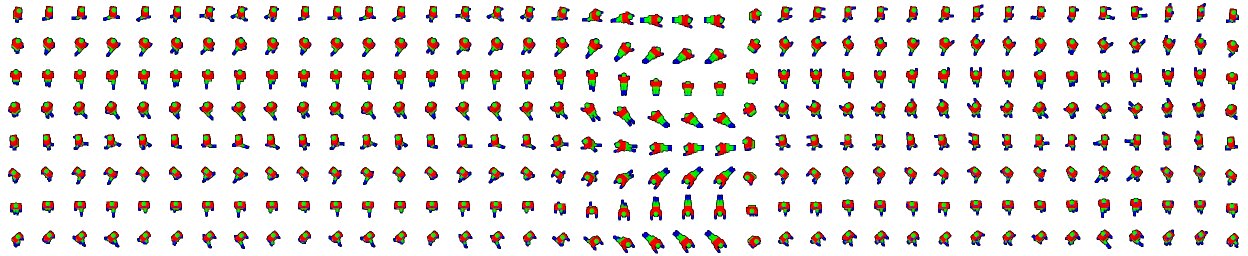
#> input picture assets/anim/line.webp, 2496 x 512 px, given in place of idle-0-0.png, which was not available (shown at 1/2 size)
$ python pack_atlas.py ../../assets/anim ../../assets/anim/skill.webp
#> lines starting #> are read from the running program, lines starting #| are printed output that depends on the picture; after the words box and inside, x2 and y2 are one past the last pixel; in counts of white or black regions, pixels touching at a corner belong together
"""Packs the rendered frames into one image per body and writes its index.

    python3 pipeline/anim/pack_atlas.py <frames dir> <assets dir> [body ...]

Each frame gets a one-pixel black outline so figures read against the grass.
The index lists, for each action, the column its first frame starts in; a
frame's eight directions fill one row each (direction d of frame f of an
action is at column start + f, row d).
"""
import json
import os
import sys

from PIL import Image, ImageFilter

sys.path.insert(0, os.path.dirname(__file__))
from actions import FRAMES  # noqa: E402
from render_sprites import CENTER, DIRS, SIZE, SPAN, TILT  # noqa: E402
import math  # noqa: E402


def outlined(im):
    alpha = im.getchannel("A")
    solid = alpha.point(lambda a: 255 if a > 96 else 0)
    edge = solid.filter(ImageFilter.MaxFilter(3))
    out = Image.new("RGBA", im.size, (0, 0, 0, 0))
    out.paste((0, 0, 0, 255), mask=edge)
    out.alpha_composite(im)
    return out


def main(frames, assets, bodies):
#> called with frames = '../../assets/anim', assets = '../../assets/anim/skill.webp'
    os.makedirs(assets, exist_ok=True)
    cols = sum(FRAMES.values())
    start, at = {}, 0
    for action, n in FRAMES.items():
        start[action] = [at, n]
        at += n
    for body in bodies:
        sheet = Image.new("RGBA", (cols * SIZE, DIRS * SIZE), (0, 0, 0, 0))
#> sheet: PIL image 2496x512 RGBA; every value is 0
        for action, (c0, n) in start.items():
            for i in range(n):
                for d in range(DIRS):
                    im = Image.open(os.path.join(frames, body, f"{action}-{i}-{d}.png")).convert("RGBA")
#> im is the input picture: PIL image 2496x512 RGBA; mean R, G, B, A 13.5, 7.5, 5, 35.4
                    sheet.paste(outlined(im), ((c0 + i) * SIZE, d * SIZE))
#> in outlined, `alpha = im.getchannel("A")`:
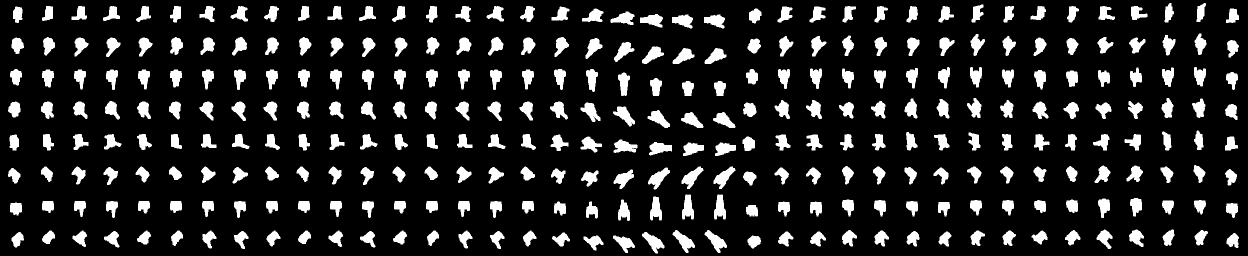
#> alpha: PIL image 2496x512 L (shown at 1/2 size); min 0, max 255, mean 35.4
#> in outlined, `solid = alpha.point(lambda a: 255 if a > 96 else 0)`:
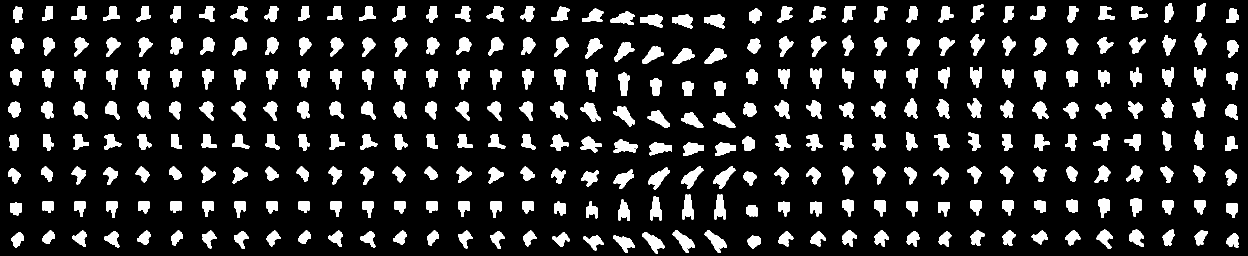
#> solid: PIL image 2496x512 L (shown at 1/2 size); 13.9% white; 312 white regions, largest, box (x1, y1, x2, y2) and area: (1345, 460, 1390, 506) 871, (1409, 460, 1454, 506) 871, (1363, 333, 1407, 378) 859
#> in outlined, `edge = solid.filter(ImageFilter.MaxFilter(3))`:
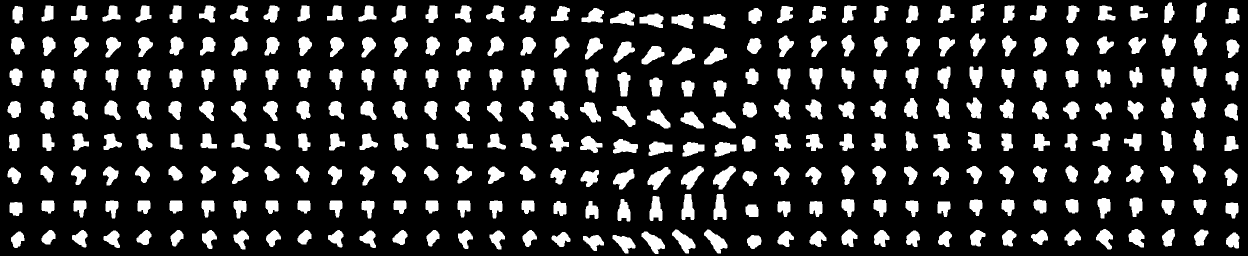
#> edge: PIL image 2496x512 L (shown at 1/2 size); 17.2% white; 312 white regions, largest, box (x1, y1, x2, y2) and area: (1344, 459, 1391, 507) 1068, (1408, 459, 1455, 507) 1068, (1362, 332, 1408, 379) 1052
#> in outlined, `out.paste((0, 0, 0, 255), mask=edge)`:
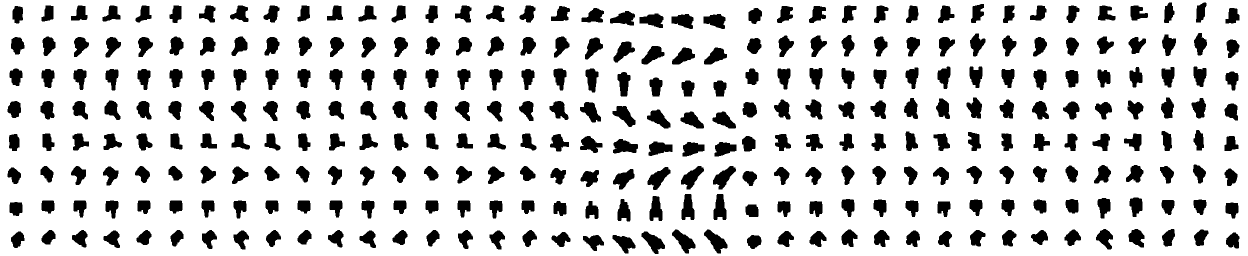
#> out: PIL image 2496x512 RGBA (shown at 1/2 size); mean R, G, B, A 0, 0, 0, 43.9; transparent parts drawn white
#> in outlined, `out.alpha_composite(im)`:
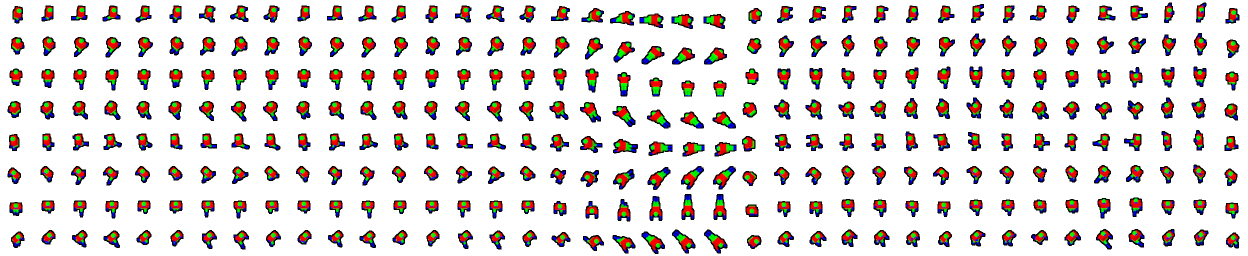
#> out: PIL image 2496x512 RGBA (shown at 1/2 size); mean R, G, B, A 13.5, 7.5, 5, 43.9; transparent parts drawn white
        sheet.save(os.path.join(assets, f"{body}.webp"), lossless=True, method=6)
    index = {
        "size": SIZE,
        "dirs": DIRS,
        # Yards a frame spans on the field, and where the figure's feet are in it.
        "span": round(SPAN / 0.9144, 3),
        "foot": [SIZE / 2, round(SIZE / 2 + CENTER * math.cos(math.radians(TILT)) / SPAN * SIZE, 2)],
        "actions": start,
        "bodies": bodies,
    }
    with open(os.path.join(assets, "sprites.json"), "w") as f:
        json.dump(index, f, separators=(",", ":"))


if __name__ == "__main__":
#> (the run stopped early here; a loop or call above may not have finished)
